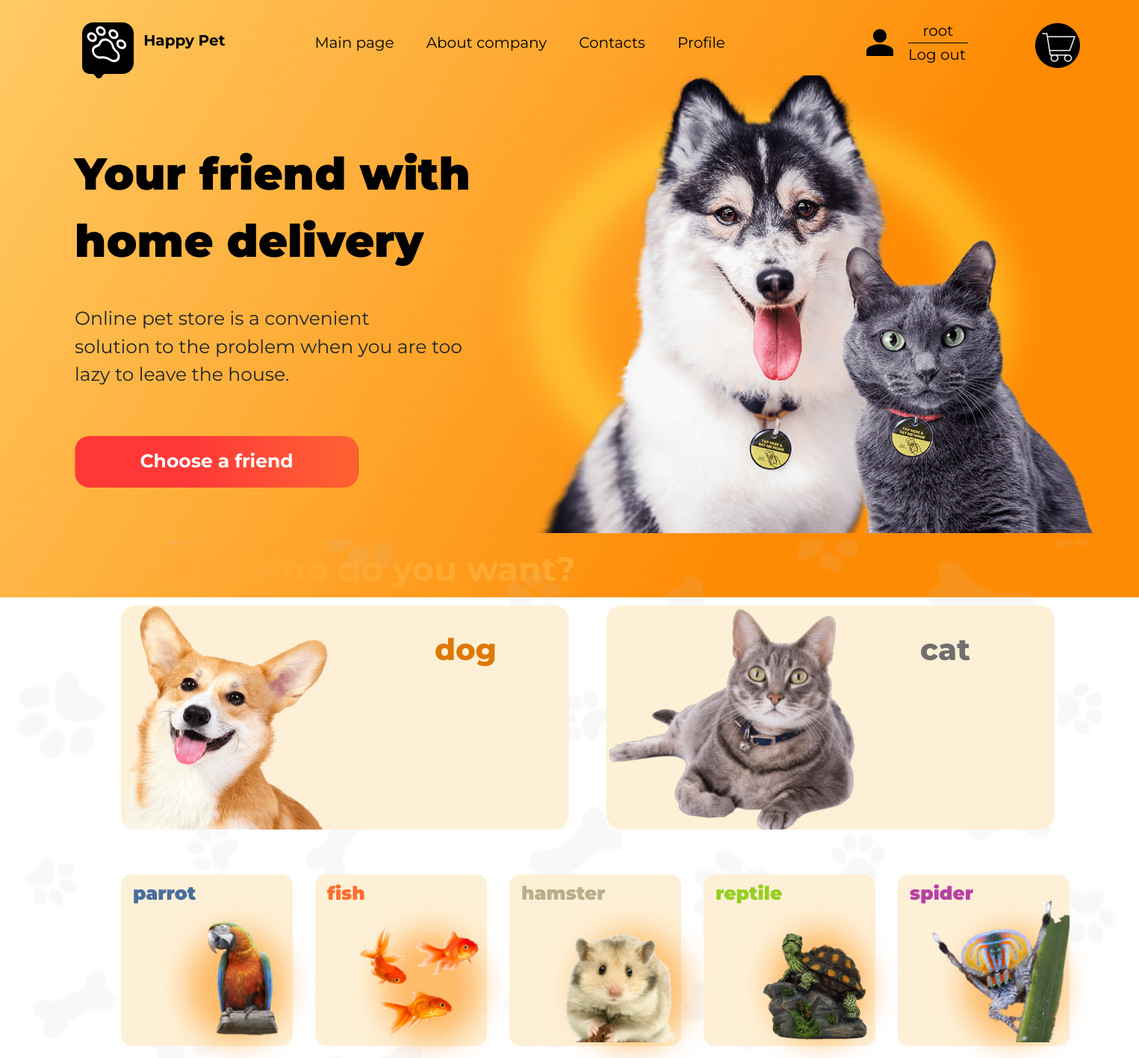
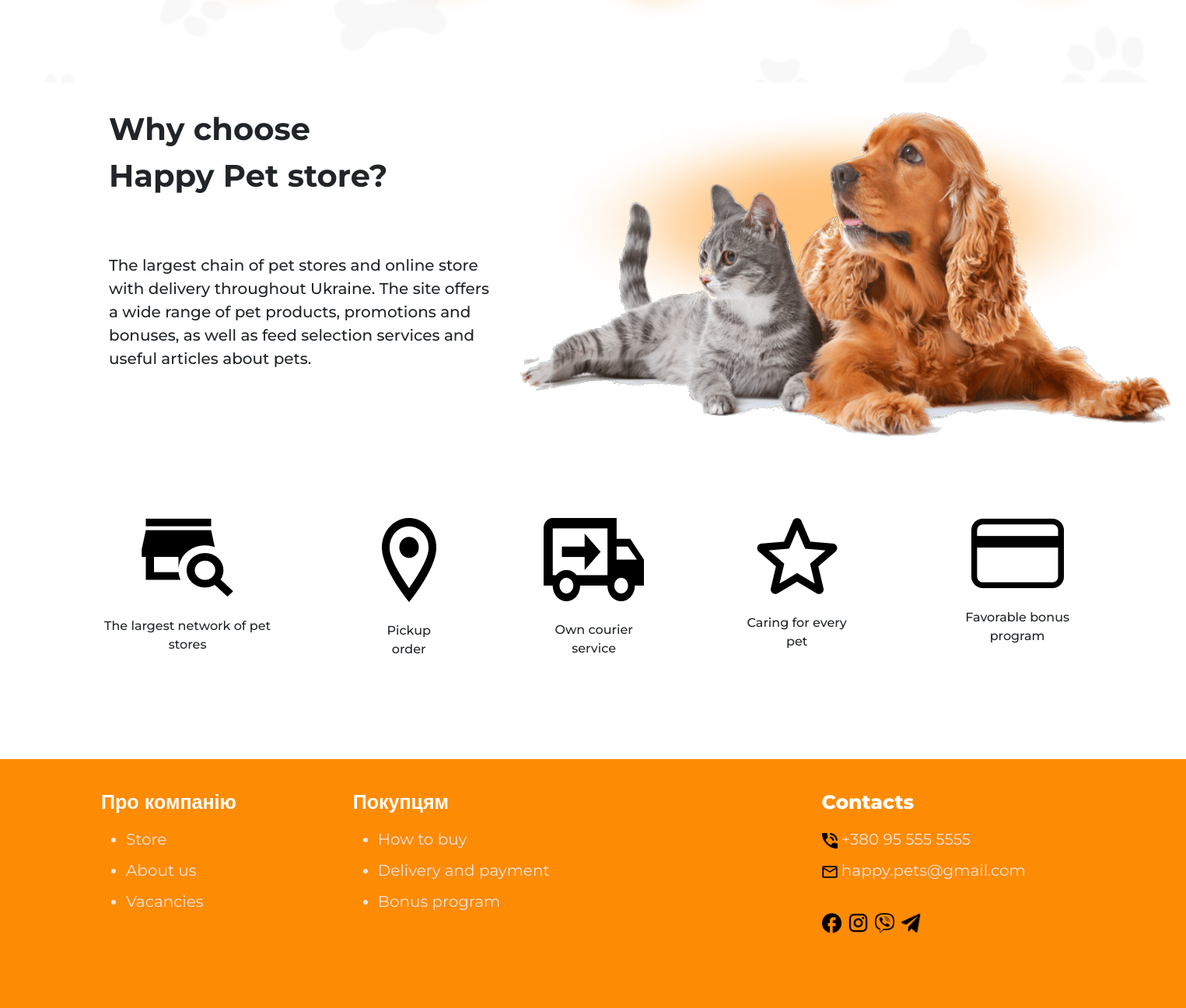
The app's page / (signed in) with its own data (2 pictures, top to bottom).
### main/models.py (models this page shows, shortened)
class Category(models.Model):
    name = models.CharField(max_length=100, db_index=True)
    slug = models.SlugField(max_length=255, unique=True, db_index=True)
    def get_absolute_url(self):
        return reverse('category', kwargs={'cat_slug': self.slug})

### main/views.py (the view)
# urls.py: path('', MainIndex.as_view(), name='home'),
class MainIndex(DataMixin, ListView):
    model = Pet
    template_name = "main/index.html"
    context_object_name = "posts"
    def get_context_data(self, *, object_list=None, **kwargs):
        context = super().get_context_data(**kwargs)
        c_def = self.get_user_context(title="Main")
        return dict(list(context.items()) + list(c_def.items()))

### main/utils.py (called while the page is built)
    def get_user_context(self, *, object_list=None, **kwargs):
        context = kwargs
        cats = Category.objects.all()
        context["menu"] = menu
        context["cats"] = cats
        for category in cats:
            context[category.name.lower()] = category
        return context

### main/templates/main/index.html (shortened to what this page needs)
{% extends 'main/base.html' %}
{% load static %}
{% block static-files %}
    <link rel="stylesheet" href="{% static 'main/css/base.css' %}">
    <link rel="stylesheet" href="{% static 'main/css/main.css' %}">
{% endblock static-files %}
{% block content %}
<div class="entry">
    <div class="entry-info">
        <div class="entry-title">
            Your friend with <br> home delivery
        </div>
        <div class="entry-desc">
            Online pet store is a convenient <br>
            solution to the problem when you are too <br>
            lazy to leave the house.
        </div>
        <div class="entry-btn">
              <form action="#form-to-choose">
                <button type="btn" class="btn" style="width:380px; height:69px;">Choose a friend</button>
              </form>
        </div>
    </div>
    <div class="entry-pic">
        <img src="{% static 'main/img/entry-pic.png' %}" style="width:760px; height:613px;" >
    </div>
</div>
<div id="form-to-choose" class="form-to-choose">
    <div class="choose-title">
        And who do you want?
    </div>
    <div class="card-holder">
        <div class="main-cards">
            <a href="{{dog.get_absolute_url}}">
                <div class="main-card" style="width:600px; height:300px;">
                    <img class="main-card-pics" src="{% static 'main/img/dog-for-card.png' %}" style="width:279px; height:300px;" >
                    <h1 class="card-link-dogs">{{dog.name}}</h1>
                </div>
            </a>
            <a href="{{cat.get_absolute_url}}">
                <div class="main-card" style="width:600px; height:300px;">
                    <img class="main-card-pics" src="{% static 'main/img/cat-for-card.png' %}" style="width:340px; height:300px;" >
                    <h1 class="card-link-cats">{{cat.name}}</h1>
                </div>
            </a>
        </div>
        <div class="cards">
            <a href="{{parrot.get_absolute_url}}">
                <div class="card" style="width:230px; height:230px;">
                    <h1 class="card-link-parrots">{{parrot.name}}</h1>
                    <img class="card-pic-parrots" src="{% static 'main/img/parrot-for-card.png' %}" style="width:130px; height:170px;">
                </div>
            </a>
            <a href="{{fish.get_absolute_url}}">
                <div class="card" style="width:230px; height:230px;">
                    <h1 class="card-link-fishes">{{fish.name}}</h1>
                    <img class="card-pic-fishes" src="{% static 'main/img/fish-for-card.png' %}" style="width:190px; height:170px;">
                </div>
            </a>
            <a href="{{hamster.get_absolute_url}}">
                <div class="card" style="width:230px; height:230px;">
                    <h1 class="card-link-hamsters">{{hamster.name}}</h1>
                    <img class="card-pic-hamsters" src="{% static 'main/img/hamster-for-card.png' %}" style="width:210px; height:170px;">
                </div>
            </a>
            <a href="{{reptile.get_absolute_url}}">
                <div class="card" style="width:230px; height:230px;">
                    <h1 class="card-link-reptiles">{{reptile.name}}</h1>
                    <img class="card-pic-reptiles" src="{% static 'main/img/reptile-for-card.png' %}" style="width:190px; height:190px;">
                </div>
            </a>
            <a href="{{spider.get_absolute_url}}">
                <div class="card" style="width:230px; height:230px;">
                    <h1 class="card-link-spiders">{{spider.name}}</h1>
                    <img class="card-pic-spiders" src="{% static 'main/img/spider-for-card.png' %}" style="width:195px; height:190px;">
                </div>
            </a>
        </div>
    </div>
</div>
<div class="middle">
    <div class="middle-info">
        <div class="middle-title">
            Why choose <br> Happy Pet store?
        </div>
        <div class="middle-desc">
            The largest chain of pet stores and online store <br>
            with delivery throughout Ukraine. The site offers <br>
            a wide range of pet products, promotions and <br>
            bonuses, as well as feed selection services and <br>
            useful articles about pets.
        </div>
    </div>
        <img class="middle-pic" src="{% static 'main/img/middle-pic.png' %}" style="width:870px; height:440px;">
</div>
<div class="under-middle">
    <div class="info-card">
        <img src="{% static 'main/img/info-card-1.png' %}">
        <p>The largest network of pet stores</p>
    </div>
    <div class="info-card">
        <img src="{% static 'main/img/info-card-2.png' %}">
        <p>Pickup order</p>
    </div>
    <div class="info-card">
        <img src="{% static 'main/img/info-card-3.png' %}">
        <p>Own courier <br> service</p>
    </div>
    <div class="info-card">
        <img src="{% static 'main/img/info-card-4.png' %}">
        <p>Caring for every pet</p>
    </div>
    <div class="info-card">
        <img src="{% static 'main/img/info-card-5.png' %}">
        <p>Favorable bonus program</p>
    </div>
</div>
{% endblock content %}

### main/templates/main/base.html (shortened to what this page needs)
{% load static %}
<!doctype html>
<html lang="en">
<head>
    <link rel="stylesheet" href="https://cdn.jsdelivr.net/npm/bootstrap@5.2.3/dist/css/bootstrap.min.css">
    {% block static-files %}
    {% endblock static-files %}
    <link rel="stylesheet" href="{% static 'main/css/base.css' %}">
</head>
<body>
    {% block mainmenu %}
            <div class="header-line">
                <div class="header-logo">
                    <a href="{% url 'home' %}"><img class="logo" src="{% static 'main/img/header-logo.png' %}"></a>
                    <a href="{% url 'home' %}" class="logo-text">Happy Pet</a>
                </div>
                <div class="header-navigation">
                    {% for el in menu %}
                        <a class = 'navigation-item' href="{% url el.url_name %}">{{el.title}}</a>
                    {% endfor %}
                    {% if request.user.is_authenticated %}
                        <a class = 'navigation-item' href="{% url 'information' %}">Profile</a>
                    {% endif %}
                </div>
                <div class="authorization">
                  <a href="#"><img src="{% static 'main/img/login.png' %}"></a>
                    {% if request.user.is_authenticated %}
                    <div>
                        <a class="authorization-text" href="{% url 'information' %}">{{request.user.username}}</a>
                            <br>
                        <a class="authorization-text" href="{% url 'logout_user' %}" >Log out</a>
                    </div>
                    {% else %}
                     <div>
                        <a class="authorization-text" href="{% url 'login' %}">Login</a>
                        <br>
                        <a class="authorization-text" href="{% url 'register' %}">Register</a>
                      </div>
                    {% endif %}
                </div>
                <a href="{% url 'cart' %}">
                    <div class="header-to-buy">
                        <img class="basket" src="{% static 'main/img/basket.png' %}">
                    </div>
                </a>
            </div>
    {% endblock mainmenu %}
    {% block content %}
    {% endblock %}
<div class="bottom">
    <div class="bottom-info">
        <h1>Про компанію</h1>
        <ul>
            <a href="{% url 'home' %}"><li>Store</li></a>
            <a href="{% url 'about' %}"><li>About us</li></a>
            <a href=""><li>Vacancies</li></a>
        </ul>
    </div>
    <div class="bottom-info">
        <h1>Покупцям</h1>
        <ul>
            <a href="{% url 'how_buy' %}"><li>How to buy</li></a>
            <a href=""><li>Delivery and payment</li></a>
            <a href=""><li>Bonus program</li></a>
        </ul>
    </div>
    <div class="bottom-contacts">
        <h1>Contacts</h1>
        <ul>
            <li><img src="{% static 'main/img/bottom-contacts-phone.png' %}" style="width:20px; height20px;"> +380 95 555 5555</li>
            <li><img src="{% static 'main/img/bottom-contacts-email.png' %}" style="width:20px; height20px;">   happy.pets@gmail.com</li>
        </ul>
        <div class="bottom-links">
            <img src="{% static 'main/img/bottom-contacts-link-4.png'%}" style="width:25px; height25px;">
            <img src="{% static 'main/img/bottom-contacts-link-3.png'%}" style="width:25px; height25px;">
            <img src="{% static 'main/img/bottom-contacts-link-2.png'%}" style="width:25px; height25px;">
            <img src="{% static 'main/img/bottom-contacts-link-1.png'%}" style="width:25px; height25px;">
        </div>
    </div>
</div>
</body>
</html>

### main/static/main/css/base.css (style rules this page uses)
body { font-family: 'Montserrat', sans-serif; }
.header-line { padding-top: 26px; padding-left: 110px; display: flex; align-items: center; }
.logo { position: relative; margin-top: 5px; margin-left: 6px; }
.logo-text { margin-left: 19px; }
.header-navigation { margin-left: 120px; }
.navigation-item, .logo-text, .link-to-buy, .authorization-text { text-decoration: none; color: #000000 }
.logo-text { font-size: 20px; font-weight: 700; }
.navigation-item { font-size: 20px; font-weight: 400; margin-right: 39px; transition: all .6s ease; }
.authorization { display: flex; align-items: center; justify-content: space-between; margin-left: 150px; }
.authorization img { display: inline-block; vertical-align: middle; }
.authorization-text { text-align: center; margin-left: 20px; transition: all .6s ease; font-size: 20px; font-weight: 400; display: inline-block; padding-right: 10px; }
.authorization-text:first-child::after { content: ""; display: block; height: 1px; width: 80px; background-color: #000000; margin-top: 1px; }
.header-to-buy { margin-left: 80px; }
.basket { position: relative; margin-top: 13px; margin-left: 9px; }
.bottom { width: 100%; display: flex; background: #FE8B04; padding-left: 130px; height: 40vh; }
.bottom-info h1, .bottom-contacts h1 { color: #fff; font-size: 25px; font-weight: 800; }
.bottom-info { margin-right: 150px; margin-top: 40px; }
.bottom-info ul, .bottom-contacts ul { margin-top: 18px; }
.bottom-info li, .bottom-contacts li { margin-top: 10px; color: #EBE6E6; font-size: 20px; font-weight: 400; }
.bottom-contacts ul { padding-left: 0px; }
.bottom-contacts li { list-style-type: none; }
.bottom-info a { text-decoration: none; }
.bottom-contacts { margin-left: 200px; margin-top: 40px; }
.bottom-links { margin-top: 40px; }
.bottom-links img { margin-right: 5px; }

### records on screen
Category: name "dog"
Category: name "cat"
Category: name "parrot"
Category: name "fish"
Category: name "hamster"
Category: name "reptile"
Category: name "spider"

### other values on screen
{{ el.title }} "Main page" "About company" "Contacts"
{{ request.user.username }} "root"
